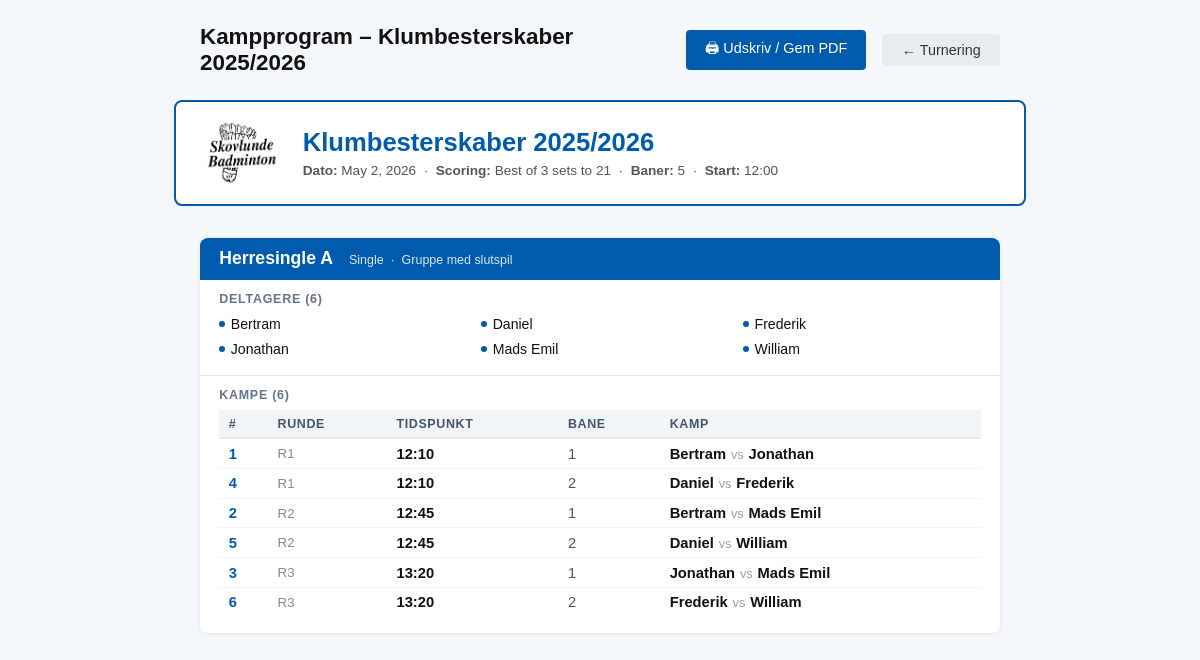
The page /tournaments/2/program/print/ on the database its author committed.
### tournaments/models.py (models this page shows, shortened)
class Tournament(models.Model):
    name = models.CharField(max_length=200, verbose_name=_("Name"))
    date = models.DateField(verbose_name=_("Date"))
    DIVISION_MODEL_CHOICES = [
        ('youth', _('Youth Divisions (U9-U19)')),
        ('mixed', _('Mixed Divisions (A, B, C)')),
    ]
    division_model = models.CharField(max_length=10, choices=DIVISION_MODEL_CHOICES, verbose_name=_("Division Model"))
    SCORING_MODEL_CHOICES = [
        ('best_of_3_21', _('Best of 3 sets to 21')),
        ('best_of_5_15', _('Best of 5 sets to 15')),
    ]
    scoring_model = models.CharField(
        max_length=20,
        choices=SCORING_MODEL_CHOICES,
        default='best_of_3_21',
        verbose_name=_("Scoring Model")
    )
    single_match_duration = models.IntegerField(
        help_text=_("Duration of a single match in minutes"),
        default=30,
        verbose_name=_("Single Match Duration")
    )
    double_match_duration = models.IntegerField(
        help_text=_("Duration of a double match in minutes"),
        default=40,
        verbose_name=_("Double Match Duration")
    )
    player_break_time = models.IntegerField(
        help_text=_("Minimum break time for players between matches in minutes"),
        default=15,
        verbose_name=_("Player Break Time")
    )
    court_count = models.IntegerField(
        default=4,
        verbose_name=_("Antal baner"),
        help_text=_("Antal tilgængelige baner under turneringen"),
    )
    start_time = models.TimeField(
        null=True, blank=True,
        verbose_name=_("Starttidspunkt"),
        help_text=_("Klokkeslæt for første kamp"),
    )
    schedule_locked = models.BooleanField(
        default=False,
        verbose_name=_("Program låst"),
        help_text=_("Når programmet er låst, kan kampprogram og spilleplan ikke ændres."),
    )
    logo = models.ImageField(
        upload_to='tournament_logos/',
        null=True, blank=True,
        verbose_name=_("Logo"),
        help_text=_("Logo vises på udprintede programmer og spilleplaner."),
    )

class Division(models.Model):
    DISCIPLINE_CHOICES = [
        ('single', _('Single')),
        ('double', _('Double')),
        ('mixed', _('Mixeddouble')),
    ]
    TOURNAMENT_TYPE_CHOICES = [
        ('group', _('Gruppe (round-robin)')),
        ('playoff', _('Gruppe med slutspil')),
        ('tree', _('Enkeltelimination')),
    ]
    tournament = models.ForeignKey(Tournament, on_delete=models.CASCADE, related_name='divisions')
    name = models.CharField(max_length=100, verbose_name=_("Division Name"))
    discipline = models.CharField(
        max_length=10, choices=DISCIPLINE_CHOICES, default='single',
        verbose_name=_("Disciplin")
    )
    tournament_type = models.CharField(
        max_length=10, choices=TOURNAMENT_TYPE_CHOICES, default='group',
        verbose_name=_("Turneringstype")
    )
    group_count = models.IntegerField(
        default=2, verbose_name=_("Antal grupper"),
        help_text=_("Antal grupper i gruppespillet (kun ved 'Gruppe med slutspil')."),
    )
    advance_count = models.IntegerField(
        default=2, verbose_name=_("Antal der går videre"),
        help_text=_("Antal spillere/hold der går videre fra hver gruppe til slutspillet."),
    )
    teams = models.ManyToManyField('players.Team', related_name='divisions', blank=True, verbose_name=_("Deltagere"))

class Match(models.Model):
    STATUS_CHOICES = [
        ('pending', _('Pending')),
        ('in_progress', _('In Progress')),
        ('completed', _('Completed')),
    ]
    division = models.ForeignKey(Division, on_delete=models.CASCADE, related_name='matches')
    team1 = models.ForeignKey('players.Team', on_delete=models.SET_NULL, null=True, blank=True, related_name='team1_matches')
    team2 = models.ForeignKey('players.Team', on_delete=models.SET_NULL, null=True, blank=True, related_name='team2_matches')
    winner = models.ForeignKey('players.Team', on_delete=models.SET_NULL, null=True, blank=True, related_name='won_matches', verbose_name=_("Winner"))
    score = models.CharField(max_length=50, blank=True, null=True, verbose_name=_("Score"))
    match_round = models.IntegerField(default=1, verbose_name=_("Round"))
    match_number = models.IntegerField(null=True, blank=True, verbose_name=_("Match Number"))
    bracket_slot = models.IntegerField(null=True, blank=True, verbose_name=_("Bracket Slot"))
    bracket_label = models.CharField(max_length=120, null=True, blank=True, verbose_name=_("Bracket Label"))
    status = models.CharField(max_length=20, choices=STATUS_CHOICES, default='pending', verbose_name=_("Status"))
    walkover = models.BooleanField(default=False, verbose_name=_("Walk-over"))
    scheduled_time = models.DateTimeField(verbose_name=_("Scheduled Time"), null=True, blank=True)
    court = models.CharField(max_length=50, blank=True, null=True, verbose_name=_("Court"))
    group_number = models.IntegerField(null=True, blank=True, verbose_name=_("Gruppe nr."))
    phase = models.CharField(
        max_length=10, default='group',
        choices=[('group', _('Gruppespil')), ('playoff', _('Slutspil'))],
        verbose_name=_("Fase"),
    )

### players/models.py (models this page shows, shortened)
class Team(models.Model):
    PAIR_TYPE_CHOICES = [
        ('double', _('Double')),
        ('mixed', _('Mixeddouble')),
    ]
    player1 = models.ForeignKey(Player, on_delete=models.CASCADE, related_name='team_player1')
    player2 = models.ForeignKey(Player, on_delete=models.SET_NULL, related_name='team_player2', null=True, blank=True)
    pair_type = models.CharField(
        max_length=10, choices=PAIR_TYPE_CHOICES, null=True, blank=True,
        verbose_name=_('Par-type'),
        help_text=_('Double: samme køn · Mixeddouble: et af hvert'),
    )
    name = models.CharField(max_length=100, blank=True, null=True)

### tournaments/views.py (the view)
# urls.py: path('<int:pk>/program/print/', views.tournament_program_print, name='tournament_program_print'),
def tournament_program_print(request, pk):
    tournament = get_object_or_404(Tournament, pk=pk)
    divisions = tournament.divisions.prefetch_related(
        'teams', 'teams__player1', 'teams__player2',
        'matches__team1', 'matches__team2',
    ).order_by('name')
    division_data = []
    for division in divisions:
        teams = list(division.teams.select_related('player1', 'player2').order_by('name'))
        matches = list(
            division.matches
            .exclude(match_number=None)
            .exclude(team2__isnull=True)
            .exclude(team1__isnull=True)
            .select_related('team1', 'team2')
            .order_by('match_round', 'match_number')
        )
        division_data.append({
            'division': division,
            'teams': teams,
            'matches': matches,
        })
    return render(request, 'tournaments/tournament_program_print.html', {
        'tournament': tournament,
        'division_data': division_data,
    })

### tournaments/templates/tournaments/tournament_program_print.html (shortened to what this page needs)
<!DOCTYPE html>
<html lang="da">
<head>
</head>
<body>
<div class="screen-header">
  <h1>Kampprogram – {{ tournament.name }}</h1>
  <button class="btn btn-primary" onclick="window.print()">🖨 Udskriv / Gem PDF</button>
  <a href="{% url 'tournament_detail' tournament.pk %}" class="btn btn-secondary">← Turnering</a>
</div>
<div class="tournament-header">
  {% if tournament.logo %}
  <img src="{{ tournament.logo.url }}" alt="Logo" class="tournament-header-logo">
  {% endif %}
  <div class="tournament-header-text">
    <h2>{{ tournament.name }}</h2>
    <p>
      <strong>Dato:</strong> {{ tournament.date }} &nbsp;·&nbsp;
      <strong>Scoring:</strong> {{ tournament.get_scoring_model_display }} &nbsp;·&nbsp;
      <strong>Baner:</strong> {{ tournament.court_count }}
      {% if tournament.start_time %} &nbsp;·&nbsp; <strong>Start:</strong> {{ tournament.start_time|time:"H:i" }}{% endif %}
    </p>
  </div>
</div>
{% if division_data %}
  {% for dd in division_data %}
  <div class="division-section">
    <div class="division-heading">
      <h3>{{ dd.division.name }}</h3>
      <span>{{ dd.division.get_discipline_display }} &nbsp;·&nbsp; {{ dd.division.get_tournament_type_display }}</span>
    </div>
    <div class="players-block">
      <h4>Deltagere ({{ dd.teams|length }})</h4>
      {% if dd.teams %}
      <div class="players-grid">
        {% for team in dd.teams %}
        <div class="player-entry">
          <span class="player-bullet"></span>
          {{ team.name }}
        </div>
        {% endfor %}
      </div>
      {% else %}
      <p class="no-matches">Ingen deltagere tilmeldt endnu.</p>
      {% endif %}
    </div>
    <div class="matches-block">
      <h4>Kampe ({{ dd.matches|length }})</h4>
      {% if dd.matches %}
      <table>
        <thead>
          <tr>
            <th>#</th>
            <th>Runde</th>
            {% if dd.matches.0.scheduled_time %}<th>Tidspunkt</th><th>Bane</th>{% endif %}
            <th>Kamp</th>
          </tr>
        </thead>
        <tbody>
          {% for match in dd.matches %}
          <tr>
            <td class="match-no">{{ match.match_number }}</td>
            <td class="round-col">R{{ match.match_round }}</td>
            {% if match.scheduled_time %}
            <td class="tid-col">{{ match.scheduled_time|time:"H:i" }}</td>
            <td class="court-col">{{ match.court|default:"–" }}</td>
            {% elif dd.matches.0.scheduled_time %}
            <td class="tid-col">–</td>
            <td class="court-col">–</td>
            {% endif %}
            <td class="teams-col">
              {{ match.team1.name }}<span class="vs">vs</span>{{ match.team2.name }}
            </td>
          </tr>
          {% endfor %}
        </tbody>
      </table>
      {% else %}
      <p class="no-matches">Ingen kampe genereret endnu for denne division.</p>
      {% endif %}
    </div>
  </div>
  {% endfor %}
{% else %}
<div class="empty-state">
  <div style="font-size:2rem; margin-bottom:0.5rem;">📋</div>
  <p>Ingen divisioner fundet i denne turnering.</p>
</div>
{% endif %}
</body>
</html>

### tournaments/templates/tournaments/tournament_program_print.html (style rules this page uses)
body { font-family: Arial, Helvetica, sans-serif; background: #f4f7fb; margin: 0; padding: 1.5rem; color: #111; font-size: 0.92rem; }
.screen-header { max-width: 800px; margin: 0 auto 1.5rem; display: flex; align-items: center; gap: 1rem; flex-wrap: wrap; }
.screen-header h1 { margin: 0; font-size: 1.4rem; flex: 1; }
.btn { display: inline-block; padding: 0.5rem 1.2rem; border-radius: 4px; text-decoration: none; font-size: 0.9rem; cursor: pointer; border: none; }
.btn-primary { background: #005BAC; color: #fff; }
.btn-secondary { background: #e9ecef; color: #333; }
.tournament-header { max-width: 800px; margin: 0 auto 2rem; border: 2px solid #005BAC; border-radius: 8px; padding: 1rem 1.5rem; background: #fff; display: flex; align-items: center; gap: 1.25rem; }
.tournament-header-logo { flex-shrink: 0; max-height: 70px; max-width: 140px; object-fit: contain; }
.tournament-header-text { flex: 1; }
.tournament-header h2 { margin: 0 0 0.4rem; font-size: 1.6rem; color: #005BAC; }
.tournament-header p { margin: 0; color: #555; font-size: 0.85rem; }
.division-section { max-width: 800px; margin: 0 auto 2.5rem; background: #fff; border-radius: 8px; overflow: hidden; box-shadow: 0 1px 4px rgba(0,0,0,.08); page-break-inside: avoid; break-inside: avoid; }
.division-heading { background: #005BAC; color: #fff; padding: 0.65rem 1.2rem; display: flex; align-items: baseline; gap: 1rem; }
.division-heading h3 { margin: 0; font-size: 1.1rem; }
.division-heading span { font-size: 0.78rem; opacity: 0.85; }
.players-block { padding: 0.75rem 1.2rem 0.25rem; border-bottom: 1px solid #e2e8f0; }
.players-block h4 { margin: 0 0 0.5rem; font-size: 0.78rem; text-transform: uppercase; letter-spacing: 0.06em; color: #64748b; }
.players-grid { display: grid; grid-template-columns: repeat(auto-fill, minmax(180px, 1fr)); gap: 0.25rem 1.5rem; margin-bottom: 0.75rem; }
.player-entry { font-size: 0.88rem; display: flex; align-items: center; gap: 0.35rem; padding: 0.15rem 0; }
.player-bullet { width: 6px; height: 6px; border-radius: 50%; background: #005BAC; flex-shrink: 0; }
.matches-block { padding: 0.75rem 1.2rem 1rem; }
.matches-block h4 { margin: 0 0 0.5rem; font-size: 0.78rem; text-transform: uppercase; letter-spacing: 0.06em; color: #64748b; }
table { width: 100%; border-collapse: collapse; }
thead th { background: #f1f5f9; padding: 0.4rem 0.6rem; font-size: 0.78rem; text-transform: uppercase; letter-spacing: 0.05em; text-align: left; border-bottom: 2px solid #e2e8f0; color: #475569; }
tbody tr { border-bottom: 1px solid #f1f5f9; }
tbody tr:last-child { border-bottom: none; }
tbody td { padding: 0.4rem 0.6rem; vertical-align: middle; }
.match-no { font-weight: 700; color: #005BAC; white-space: nowrap; }
.round-col { color: #888; white-space: nowrap; font-size: 0.83rem; }
.tid-col { white-space: nowrap; font-weight: 600; }
.court-col { color: #555; white-space: nowrap; }
.teams-col { font-weight: 600; }
.vs { color: #94a3b8; font-weight: 400; font-size: 0.8rem; margin: 0 0.3rem; }

### rows shown on the page
Tournament: name "Klumbesterskaber 2025/2026", logo (picture), date "May 2, 2026", scoring_model "Best of 3 sets to 21", court_count "5", start_time "12:00"
Division: division.name "Herresingle A", division.discipline "Single", division.tournament_type "Gruppe med slutspil", teams|length "6", matches|length "6"
Team: name "Bertram"
Team: name "Daniel"
Team: name "Frederik"
Team: name "Jonathan"
Team: name "Mads Emil"
Team: name "William"
Match: match_number "1", match_round "1", scheduled_time "12:10", court "1", team1.name "Bertram", team2.name "Jonathan"
Match: match_number "4", match_round "1", scheduled_time "12:10", court "2", team1.name "Daniel", team2.name "Frederik"
Match: match_number "2", match_round "2", scheduled_time "12:45", court "1", team1.name "Bertram", team2.name "Mads Emil"
Match: match_number "5", match_round "2", scheduled_time "12:45", court "2", team1.name "Daniel", team2.name "William"
Match: match_number "3", match_round "3", scheduled_time "13:20", court "1", team1.name "Jonathan", team2.name "Mads Emil"
Match: match_number "6", match_round "3", scheduled_time "13:20", court "2", team1.name "Frederik", team2.name "William"
